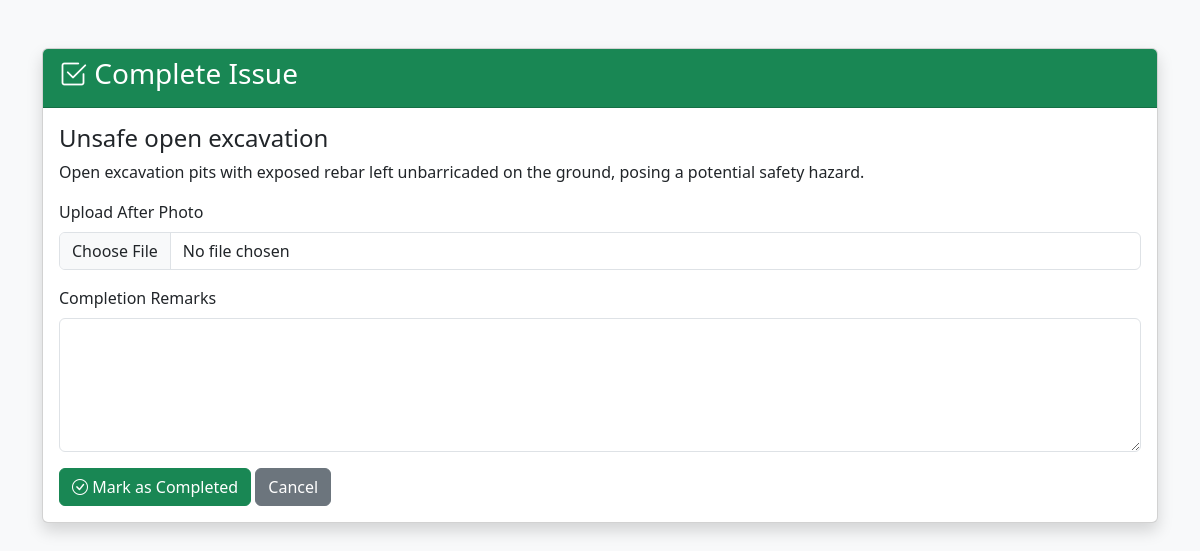
Page /complete_issue/1 (signed in) on the committed database.
### app.py (models this page shows)
class Complaint(db.Model):
    id = db.Column(db.Integer, primary_key=True)
    title = db.Column(db.String(150), nullable=False)
    description = db.Column(db.Text, nullable=False)
    category = db.Column(db.String(50), nullable=False)
    location = db.Column(db.String(255), nullable=False)
    latitude = db.Column(db.Float, nullable=False)
    longitude = db.Column(db.Float, nullable=False)
    image = db.Column(db.String(255))          # Before image
    status = db.Column(
        db.String(30),
        default="Pending"
    )
    citizen_id = db.Column(
        db.Integer,
        db.ForeignKey("user.id"),
        nullable=False
    )
    assigned_to = db.Column(
        db.Integer,
        db.ForeignKey("user.id"),
        nullable=True
    )
    assigned_role = db.Column(
        db.String(20),
        nullable=True
    )
    after_image = db.Column(
        db.String(255),
        nullable=True
    )
    completion_note = db.Column(
        db.Text,
        nullable=True
    )
    completed_at = db.Column(
        db.DateTime,
        nullable=True
    )
    verified = db.Column(
        db.Boolean,
        default=False
    )

### app.py (the view, shortened to what this page needs)
@app.route("/complete_issue/<int:complaint_id>", methods=["GET", "POST"])
def complete_issue(complaint_id):
    if "logged_in" not in session:
        return redirect(url_for("landing"))
    complaint = Complaint.query.get_or_404(complaint_id)
    if complaint.assigned_to != session["user_id"]:
        return redirect(url_for("nearby"))
    return render_template(
        "complete_issue.html",
        complaint=complaint,
        username=session["username"]
    )

### templates/complete_issue.html (shortened to what this page needs)
<!DOCTYPE html>
<html lang="en">
<head>
<link href="https://cdn.jsdelivr.net/npm/bootstrap@5.3.7/dist/css/bootstrap.min.css" rel="stylesheet">
<link href="https://cdn.jsdelivr.net/npm/bootstrap-icons@1.13.1/font/bootstrap-icons.css" rel="stylesheet">
</head>
<body class="bg-light">
<div class="container py-5">
<div class="card shadow">
<div class="card-header bg-success text-white">
<h3>
<i class="bi bi-check2-square"></i>
Complete Issue
</h3>
</div>
<div class="card-body">
<h4>{{ complaint.title }}</h4>
<p>{{ complaint.description }}</p>
<form method="POST" enctype="multipart/form-data">
<div class="mb-3">
<label class="form-label">
Upload After Photo
</label>
<input
type="file"
name="after_image"
class="form-control"
required>
</div>
<div class="mb-3">
<label class="form-label">
Completion Remarks
</label>
<textarea
name="completion_note"
class="form-control"
rows="5"
required></textarea>
</div>
<button
type="submit"
class="btn btn-success">
<i class="bi bi-check-circle"></i>
Mark as Completed
</button>
<a
href="{{ url_for('nearby') }}"
class="btn btn-secondary">
Cancel
</a>
</form>
</div>
</div>
</div>
</body>
</html>

### rows in the picture
Complaint: title "Unsafe open excavation", description "Open excavation pits with exposed rebar left unbarricaded on the ground, posing a potential safety hazard."
